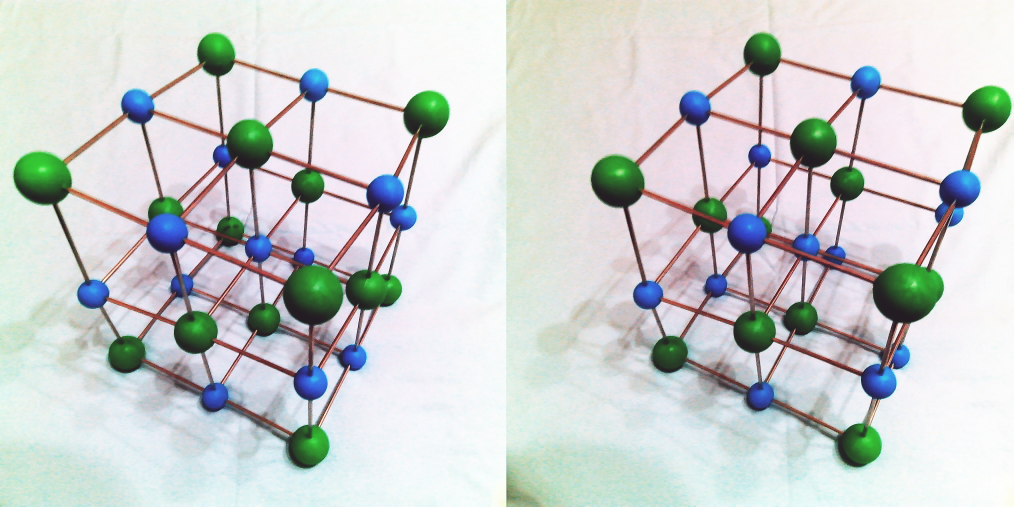
#> input picture Hamster/Week 15/New.jpg, 3040 x 1520 px (shown at 1/3 size)
$ python split.py
#> lines starting #> are read from the running program, lines starting #| are printed output that depends on the picture
import cv2

img=cv2.imread("New.jpg")
#> img is the input picture: shape (1520, 3040, 3); mean B, G, R 207.6, 207.8, 204.1

i1=img[0:1520,0:1520]
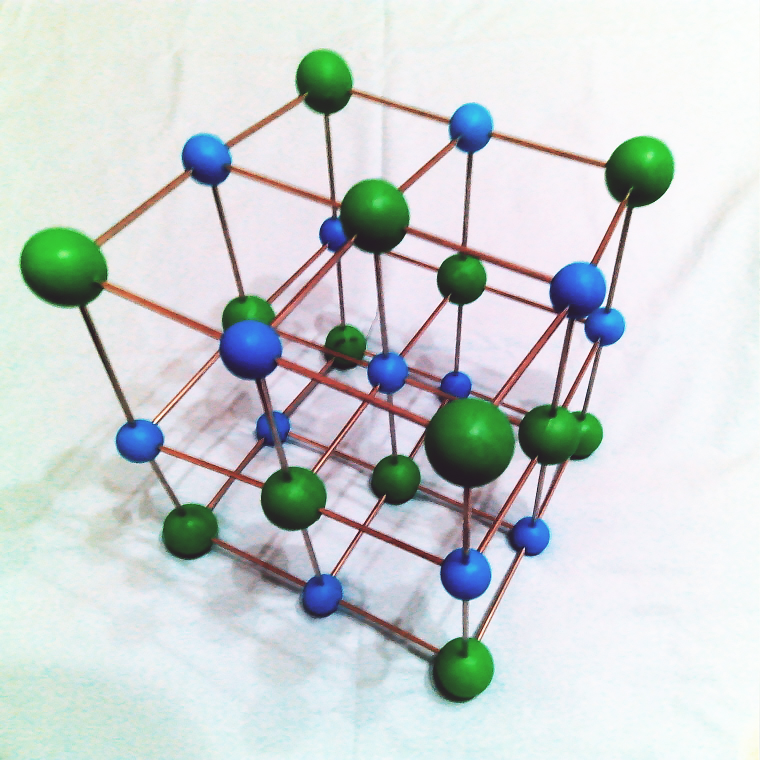
#> i1: shape (1520, 1520, 3) (shown at 1/2 size); mean B, G, R 210.6, 210.3, 204.3
i2=img[0:1520,1520:3040]
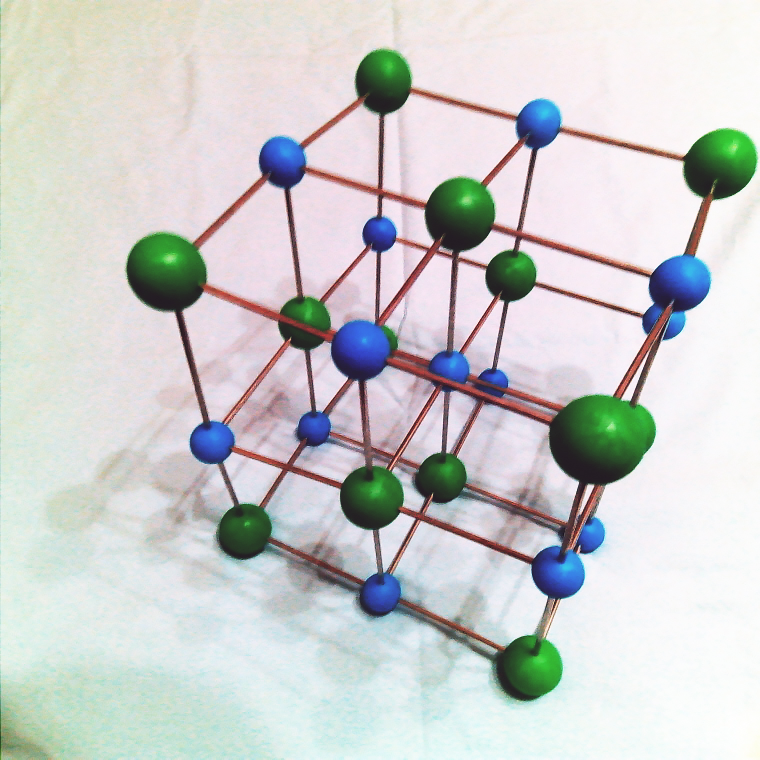
#> i2: shape (1520, 1520, 3) (shown at 1/2 size); mean B, G, R 204.6, 205.3, 203.9
cv2.imwrite("Left3.jpg",i1)
cv2.imwrite("Right3.jpg",i2)
print(i1.shape)
#| (1520, 1520, 3)
print(i2.shape)
#| (1520, 1520, 3)
